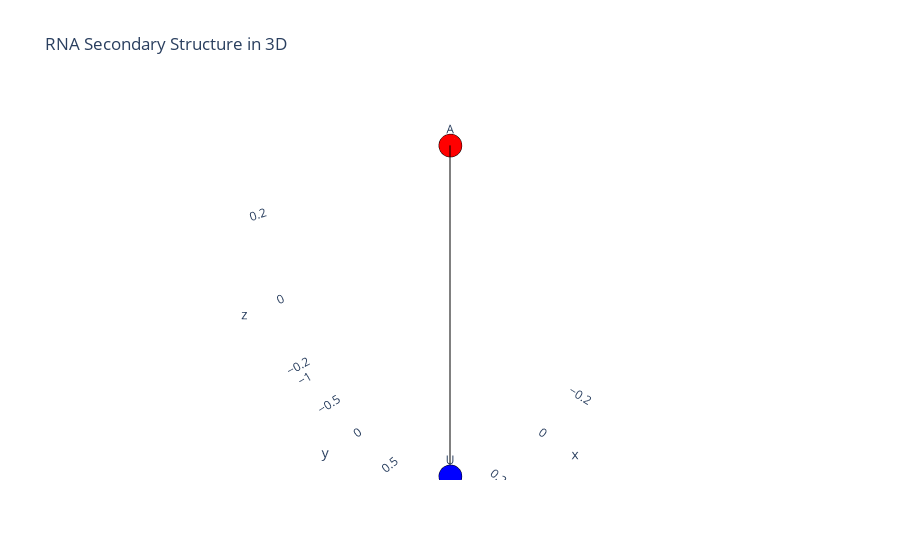

Write notebook code for a chart like this one.
### Markdown cell above
Run the program on your own RNA sequence and structure below.

### Code cell
sequence = "AU" # RNA sequence
structure = "()" # RNA structure in dot-parenthesis notation
limit = 5000000 # Limit on the number of optimal solutions to return (smaller numbers run faster and won't crash due to memory usage)
visualize = True # Visualize the best predicted structure or not

multi_nussinov(sequence, structure, limit, visualize)

### Figure 1 — Plotly figure (JSON) as saved in the notebook; plotly's stock layout.template omitted (floating-point values rounded to 4 significant figures)
{"data": [{"hoverinfo": "none", "line": {"color": "black", "width": 2}, "mode": "lines", "type": "scatter3d", "x": [-0.2985, 0.2985, null], "y": [-1, 1, null], "z": [0.2208, -0.2208, null]}, {"hoverinfo": "text", "marker": {"color": ["red", "blue"], "line": {"color": "black", "width": 1}, "size": 8}, "mode": "markers+text", "text": ["A", "U"], "textposition": "top center", "type": "scatter3d", "x": [-0.2985, 0.2985], "y": [-1, 1], "z": [0.2208, -0.2208]}], "layout": {"scene": {"xaxis": {"showbackground": false}, "yaxis": {"showbackground": false}, "zaxis": {"showbackground": false}}, "showlegend": false, "title": {"text": "RNA Secondary Structure in 3D"}}}
